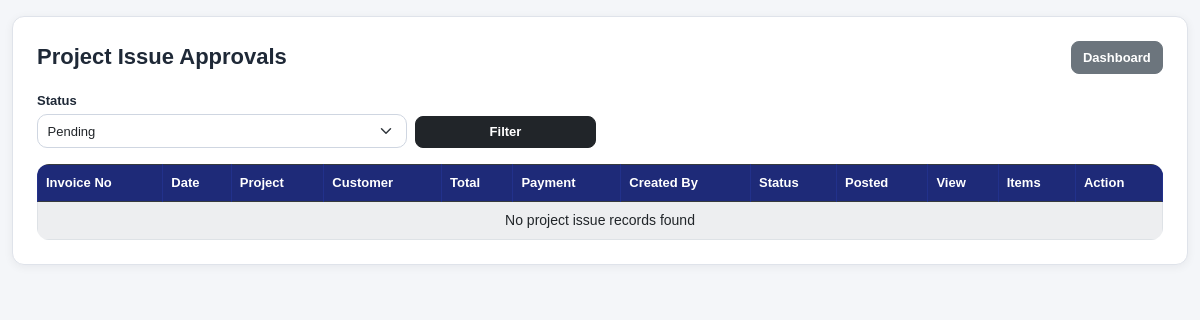
Page /project-issues/approvals/ (signed in) on the earlier database version.
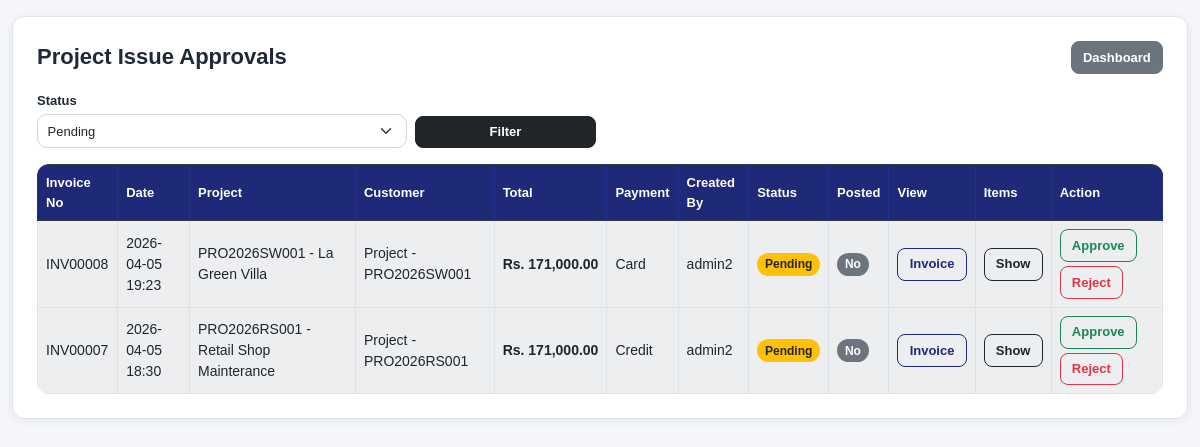
Same page on the later database version.
### pos/models.py (models this page shows, shortened)
class Sale(models.Model):
    PAYMENT_METHODS = [
        ("cash", "Cash"),
        ("card", "Card"),
        ("credit", "Credit"),
    ]
    SALE_TYPE_CHOICES = [
        ("retail", "Retail Sale"),
        ("project_issue", "Project Issue"),
    ]
    APPROVAL_STATUS_CHOICES = [
        ("na", "Not Applicable"),
        ("pending", "Pending"),
        ("approved", "Approved"),
        ("rejected", "Rejected"),
    ]
    invoice_no = models.CharField(max_length=50, unique=True)
    total = models.DecimalField(max_digits=12, decimal_places=2, default=0)
    discount = models.DecimalField(max_digits=12, decimal_places=2, default=0)
    grand_total = models.DecimalField(max_digits=12, decimal_places=2, default=0)
    sale_type = models.CharField(max_length=20, choices=SALE_TYPE_CHOICES, default="retail")
    project = models.ForeignKey("Project", on_delete=models.SET_NULL, null=True, blank=True, related_name="pos_sales")
    approval_status = models.CharField(max_length=20, choices=APPROVAL_STATUS_CHOICES, default="na")
    approved_by = models.ForeignKey(
        User,
        on_delete=models.SET_NULL,
        null=True,
        blank=True,
        related_name="approved_sales"
    )
    approved_at = models.DateTimeField(null=True, blank=True)
    is_posted_to_project_expense = models.BooleanField(default=False)
    approval_note = models.TextField(blank=True, null=True)
    payment_method = models.CharField(max_length=20, choices=PAYMENT_METHODS, default="cash")
    received_amount = models.DecimalField(max_digits=12, decimal_places=2, null=True, blank=True)
    balance = models.DecimalField(max_digits=12, decimal_places=2, null=True, blank=True)
    card_last4 = models.CharField(max_length=4, blank=True, null=True)
    cheque_number = models.CharField(max_length=50, blank=True, null=True)
    customer_name = models.CharField(max_length=150, blank=True, null=True)
    customer_phone = models.CharField(max_length=20, blank=True, null=True)
    created_by = models.ForeignKey(User, on_delete=models.SET_NULL, null=True, blank=True)
    created_at = models.DateTimeField(auto_now_add=True)
    class Meta:
        ordering = ["-created_at"]

class Project(models.Model):
    PROJECT_TYPE_CHOICES = [
        ("BL", "Building"),
        ("SW", "Swimming Pool"),
        ("RS", "Retail Shop"),
    ]
    project_id = models.CharField(max_length=50, unique=True)
    project_name = models.CharField(max_length=200)
    project_type = models.CharField(max_length=10, choices=PROJECT_TYPE_CHOICES)
    client_name = models.CharField(max_length=200)
    location = models.CharField(max_length=200, blank=True, null=True)
    estimated_value = models.DecimalField(max_digits=12, decimal_places=2, default=0)
    status = models.CharField(max_length=20, default="active")
    created_by = models.ForeignKey(User, on_delete=models.SET_NULL, null=True)
    created_at = models.DateTimeField(auto_now_add=True)
    is_active = models.BooleanField(default=True)
    updated_at = models.DateTimeField(auto_now=True)
    updated_by = models.ForeignKey(
        User,
        on_delete=models.SET_NULL,
        null=True,
        blank=True,
        related_name="updated_projects"
    )
    class Meta:
        ordering = ["-created_at"]

### pos/views.py (the view)
# urls.py: path('project-issues/approvals/', views.project_issue_approval_list, name='project_issue_approval_list'),
@user_passes_test(is_owner)
def project_issue_approval_list(request):
    status_filter = request.GET.get("status", "pending").strip()
    sales = Sale.objects.filter(
        sale_type="project_issue"
    ).select_related(
        "project", "created_by", "approved_by"
    ).prefetch_related(
        "sale_items__item"
    ).order_by("-created_at")
    if status_filter in ["pending", "approved", "rejected"]:
        sales = sales.filter(approval_status=status_filter)
    return render(request, "pos/project_issue_approval_list.html", {
        "sales": sales,
        "status_filter": status_filter,
    })

### pos/templatetags/currency_filters.py (called while the page is built)
@register.filter
def money(value):
    try:
        if value in (None, ""):
            value = Decimal("0")
        value = Decimal(str(value))
        return f"{value:,.2f}"
    except (InvalidOperation, ValueError, TypeError):
        return "0.00"

### pos/views.py (called while the page is built)
def is_owner(user):
    return user.is_superuser or user.groups.filter(name__iexact="Owner").exists()

### pos/templates/pos/project_issue_approval_list.html (shortened to what this page needs)
{% extends "base.html" %}
{% load currency_filters %}
{% block content %}
<div class="card p-3 p-md-4">
    <div class="app-card-header">
        <h4 class="app-page-title">Project Issue Approvals</h4>
        <div>
            <a href="{% url 'dashboard' %}" class="btn btn-secondary btn-sm">Dashboard</a>
        </div>
    </div>
    <form method="get" class="row g-2 mb-3">
        <div class="col-md-4">
            <label class="form-label">Status</label>
            <select name="status" class="form-select form-select-sm">
                <option value="pending" {% if status_filter == "pending" %}selected{% endif %}>Pending</option>
            </select>
        </div>
        <div class="col-md-2 d-flex align-items-end">
            <button class="btn btn-dark btn-sm w-100">Filter</button>
        </div>
    </form>
    <div class="table-responsive">
        <table class="table table-bordered table-striped bg-white align-middle">
            <thead class="table-dark">
                <tr>
                    <th>Invoice No</th>
                    <th>Date</th>
                    <th>Project</th>
                    <th>Customer</th>
                    <th>Total</th>
                    <th>Payment</th>
                    <th>Created By</th>
                    <th>Status</th>
                    <th>Posted</th>
                    <th>View</th>
                    <th>Items</th>
                    <th>Action</th>
                </tr>
            </thead>
            <tbody>
                {% for sale in sales %}
                <tr>
                    <td>{{ sale.invoice_no }}</td>
                    <td>{{ sale.created_at|date:"Y-m-d H:i" }}</td>
                    <td>
                        {% if sale.project %}
                            {{ sale.project.project_id }} - {{ sale.project.project_name }}
                        {% else %}
                            -
                        {% endif %}
                    </td>
                    <td>{{ sale.customer_name|default:"-" }}</td>
                    <td class="text-money">Rs. {{ sale.grand_total|money }}</td>
                    <td>{{ sale.get_payment_method_display }}</td>
                    <td>{% if sale.created_by %}{{ sale.created_by.username }}{% else %}-{% endif %}</td>
                    <td>
                        {% if sale.approval_status == "approved" %}
                            <span class="badge bg-success">Approved</span>
                        {% elif sale.approval_status == "rejected" %}
                            <span class="badge bg-danger">Rejected</span>
                        {% else %}
                            <span class="badge bg-warning text-dark">Pending</span>
                        {% endif %}
                    </td>
                    <td>
                        {% if sale.is_posted_to_project_expense %}
                            <span class="badge bg-success">Yes</span>
                        {% else %}
                            <span class="badge bg-secondary">No</span>
                        {% endif %}
                    </td>
                    <td>
                        <a href="{% url 'invoice_page' sale.id %}" class="btn btn-sm btn-outline-primary">Invoice</a>
                    </td>
                    <td>
                        <button class="btn btn-sm btn-outline-dark" type="button" data-bs-toggle="collapse" data-bs-target="#items{{ sale.id }}">
                            Show
                        </button>
                    </td>
                    <td>
                        {% if sale.approval_status == "pending" and not sale.is_posted_to_project_expense %}
                            <a href="{% url 'approve_project_issue' sale.id %}"
                               class="btn btn-sm btn-outline-success mb-1"
                               onclick="return confirm('Approve this project issue?')">
                               Approve
                            </a>
                            <a href="{% url 'reject_project_issue' sale.id %}"
                               class="btn btn-sm btn-outline-danger"
                               onclick="return confirm('Reject this project issue?')">
                               Reject
                            </a>
                        {% else %}
                            -
                        {% endif %}
                    </td>
                </tr>
                {% empty %}
                <tr>
                    <td colspan="12" class="text-center">No project issue records found</td>
                </tr>
                {% endfor %}
            </tbody>
        </table>
    </div>
</div>
{% endblock %}

### pos/templates/base.html (shortened to what this page needs)
{% load static %}
<!DOCTYPE html>
<html lang="en">
<head>
    <link href="https://cdn.jsdelivr.net/npm/bootstrap@5.3.0/dist/css/bootstrap.min.css" rel="stylesheet">
    <link href="{% static 'css/app.css' %}" rel="stylesheet">
</head>
<body class="app-body">
    <div class="app-shell">
        <main class="container-fluid py-3">
            {% block content %}{% endblock %}
        </main>
    </div>
</body>
</html>

### static/css/app.css (style rules this page uses)
:root { --app-bg: #f4f6f9; --card-bg: #ffffff; --border-color: #dfe3ea; --text-main: #1f2937; --text-muted: #6b7280; --brand: #1e2a78; --brand-soft: #eef2ff; --success-soft: #eaf7ee; --danger-soft: #fdecec; --warning-soft: #fff7e6; --shadow-soft: 0 2px 10px rgba(15, 23, 42, 0.06); --radius: 12px; }
html, body { margin: 0; padding: 0; }
body.app-body { background: var(--app-bg); color: var(--text-main); font-size: 14px; font-family: Arial, sans-serif; }
.app-shell { min-height: 100vh; }
.app-card, .card { border: 1px solid var(--border-color); border-radius: var(--radius); box-shadow: var(--shadow-soft); background: var(--card-bg); }
.app-card-header { display: flex; justify-content: space-between; align-items: center; gap: 12px; margin-bottom: 16px; }
.app-page-title, h4, h5 { color: var(--text-main); font-weight: 700; margin: 0; }
.app-page-title { font-size: 22px; }
.form-label { font-size: 13px; font-weight: 600; margin-bottom: 4px; color: var(--text-main); }
.form-control, .form-select { border-radius: 10px; border: 1px solid #cfd6e1; font-size: 14px; padding: 0.5rem 0.7rem; min-height: 38px; }
.form-control-sm, .form-select-sm { min-height: 34px; padding: 0.4rem 0.6rem; font-size: 13px; }
.btn { border-radius: 10px; font-weight: 600; }
.btn-sm { border-radius: 8px; font-size: 13px; padding: 0.35rem 0.7rem; }
.btn-outline-primary { color: var(--brand); border-color: var(--brand); }
.btn-success, .btn-outline-success, .btn-danger, .btn-outline-danger, .btn-secondary, .btn-outline-dark { font-weight: 600; }
.table { margin-bottom: 0; }
.table-responsive { border-radius: 12px; }
.table thead th, .table-dark th { background: var(--brand) !important; color: #fff !important; border-color: #22318b !important; font-size: 13px; font-weight: 700; vertical-align: middle; }
.table td, .table th { vertical-align: middle; }
.table-striped > tbody > tr:nth-of-type(odd) > * { background-color: #fafbfd; }
.badge { font-size: 12px; font-weight: 700; padding: 0.45em 0.65em; border-radius: 999px; }
.text-money { font-weight: 700; white-space: nowrap; }

Differences in the rows shown:
added Sale: invoice_no "INV00008", created_at "2026-04-05 19:23", project.project_id "PRO2026SW001", project.project_name "La Green Villa", customer_name "Project - PRO2026SW001", grand_total "171,000.00", payment_method "Card", created_by.username "admin2", approval_status "Pending", is_posted_to_project_expense "No"
added Sale: invoice_no "INV00007", created_at "2026-04-05 18:30", project.project_id "PRO2026RS001", project.project_name "Retail Shop Mainterance", customer_name "Project - PRO2026RS001", grand_total "171,000.00", payment_method "Credit", created_by.username "admin2", approval_status "Pending", is_posted_to_project_expense "No"
Other differences:
text no longer shown: "No project issue records found"
